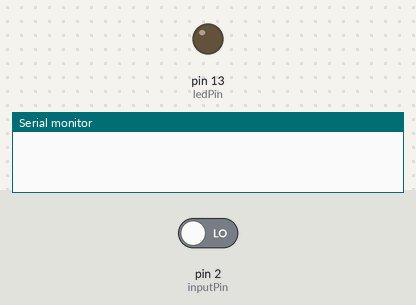
Simulated run of this sketch. Board: Arduino Uno, built with avr-gcc and run on an emulated ATmega328P. Shown: output pins drawn as LEDs (lit = HIGH), the last lines printed to the serial monitor. The inputs (shaded band) are chosen by the test bench; at power-on: pin 2 (inputPin) LOW.

Above: at 1.2 s.
1.3 s: pin 2 (inputPin) driven HIGH
At 1.6 s:
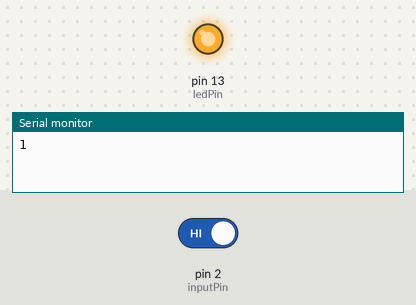
2.8 s: pin 2 (inputPin) driven LOW
At 3.9 s:
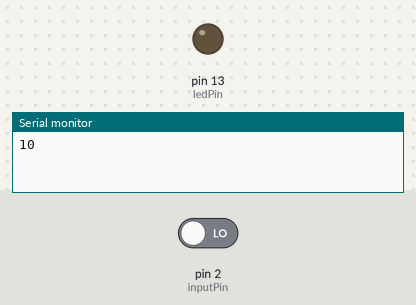
Timing chart, 0 to 5.8 s (numbered marks = the images above; inputs shaded):
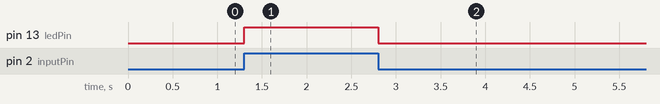

Measured:
- after the input at 1.3 s, pin 13 (ledPin): LOW → HIGH at once
- after the input at 2.8 s, pin 13 (ledPin): HIGH → LOW at once

The sketch:

PIRDemo.ino
```cpp
/*
 * PIR sensor tester
 */

int ledPin = 13;                // choose the pin for the LED
int inputPin = 2;               // choose the input pin (for PIR sensor)
int pirState = LOW;             // we start, assuming no motion detected
int val = 0;                    // variable for reading the pin status

void setup() {
  pinMode(ledPin, OUTPUT);      // declare LED as output
  pinMode(inputPin, INPUT);     // declare sensor as input

  Serial.begin(9600);
}

void loop(){
  val = digitalRead(inputPin);  // read input value
  if (val == HIGH) {            // check if the input is HIGH
    digitalWrite(ledPin, HIGH);  // turn LED ON
    if (pirState == LOW) {
      // We only want to print on the output change, not state
      pirState = HIGH;
      Serial.print(pirState);

      // Send it to openFrameworks throught serial right here. Send this data as high
      // This is when the organisms will start breaking their joints
    }
  } else {
    digitalWrite(ledPin, LOW); // turn LED OFF
    if (pirState == HIGH){
      // We only want to print on the output change, not state
      pirState = LOW;
      Serial.print(pirState);
    }
  }
}
```
